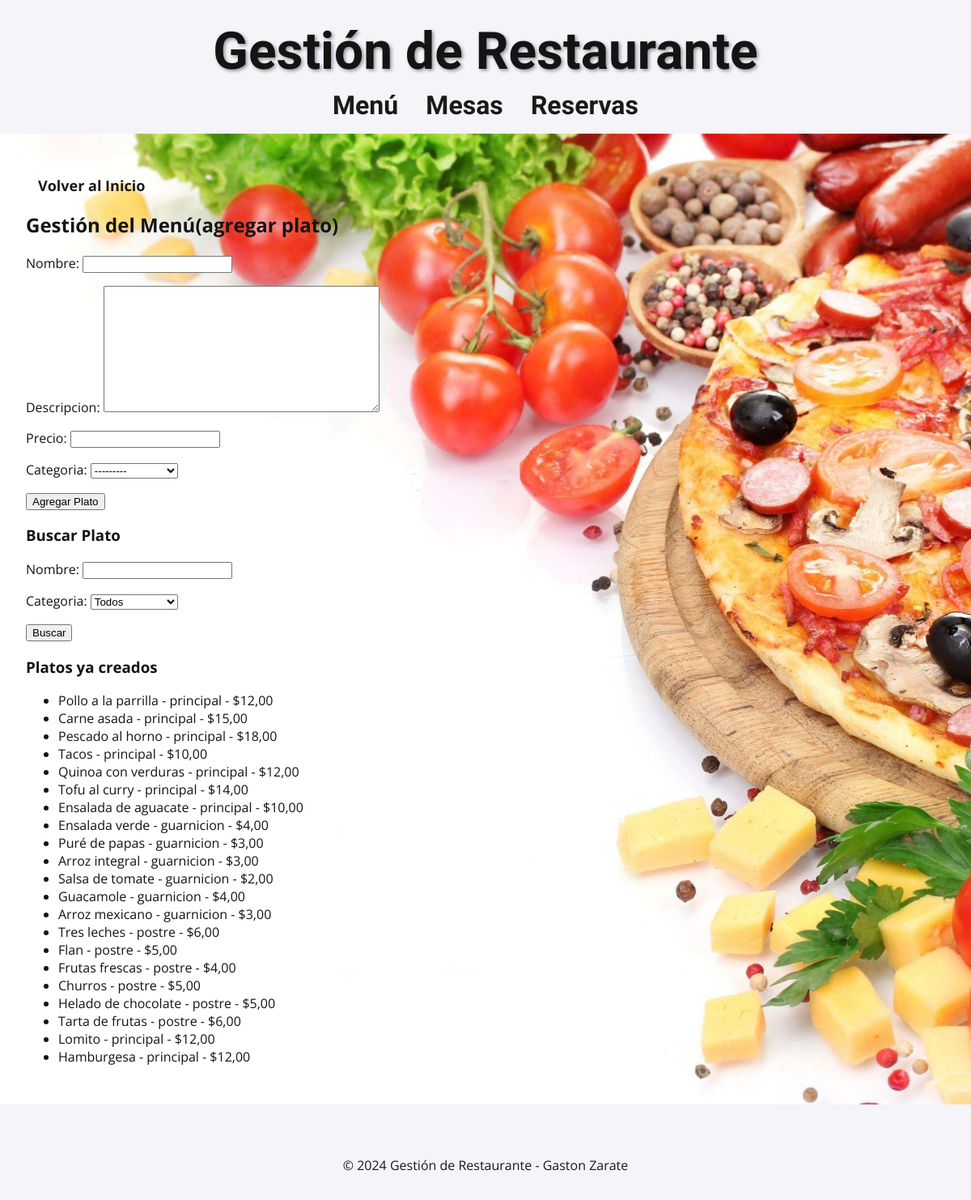
The app's page /menu/ with its own data.
### restaurant/models.py (models this page shows, shortened)
class Plato(models.Model):
    CATEGORIAS = [
        ('principal', 'Plato Principal'),
        ('guarnicion', 'Guarnicion'),
        ('postre', 'Postre'),
    ]
    nombre = models.CharField(max_length=100)
    descripcion = models.TextField()
    precio = models.DecimalField(max_digits=6, decimal_places=2)
    categoria = models.CharField(max_length=20, choices=CATEGORIAS)

### restaurant/views.py (the view)
# urls.py: path('menu/', view=menu, name='menu'),
def menu(request):
    if request.method == 'POST':
        form = PlatoForm(request.POST)
        if form.is_valid():
            form.save()
            return redirect('menu')
    else:
        form = PlatoForm()
    buscar_form = BuscarPlatoForm(request.GET)
    platos = Plato.objects.all()
    if buscar_form.is_valid():
        nombre = buscar_form.cleaned_data.get('nombre')
        categoria = buscar_form.cleaned_data.get('categoria')
        if nombre:
            platos = platos.filter(nombre__icontains=nombre)
        if categoria:
            platos = platos.filter(categoria=categoria)
        if not platos.exists():
            buscar_form.add_error(None, "No se ha encontrado ese plato.")
    return render(
        request,
        'restaurant/menu.html',
        {'form': form, 'buscar_form': buscar_form, 'platos': platos}
    )

### restaurant/forms.py
class PlatoForm(forms.ModelForm):
    class Meta:
        model = Plato
        fields = ['nombre', 'descripcion', 'precio', 'categoria']

class BuscarPlatoForm(forms.Form):
    nombre = forms.CharField(max_length=100, required=False)
    categoria = forms.ChoiceField(choices=[('', 'Todos')] + Plato.CATEGORIAS, required=False)

### restaurant/templates/restaurant/menu.html (shortened to what this page needs)
{% extends 'restaurant/base.html' %}
{% load static %}
{% block content %}
<h3>
    <a class="volver" href="/">Volver al Inicio</a>
</h3>
<div class="menu-container">
    <h2>Gestión del Menú(agregar plato)</h2>
    <form method="POST">
        {{ form.as_p }}
        <button type="submit">Agregar Plato</button>
    </form>
    <h3>Buscar Plato</h3>
    <form method="GET">
        {{ buscar_form.as_p }}
        <button type="submit">Buscar</button>
    </form>
    <h3>Platos ya creados</h3>
    <ul>
        {% for plato in platos %}
        <li>{{ plato.nombre }} - {{ plato.categoria }} - ${{ plato.precio }}</li>
        {% endfor %}
    </ul>
    {% endblock %}

### restaurant/templates/restaurant/base.html (shortened to what this page needs)
{% load static %}
<!DOCTYPE html>
<html lang="es">
<head>
    <link rel="stylesheet" href="{% static 'css/base.css' %}">
</head>
<header>
    <h1>Gestión de Restaurante</h1>
    <nav>
        <bottom>
               <a href="/menu/">Menú</a>
               <a href="/mesas/">Mesas</a>
               <a href="/reservas/">Reservas</a>
        </bottom>
    </nav>
</header>
<body class="home-page">
    <main>
        {% block content %}{% endblock content %}
    </main>
    <footer>
        <p>&copy; 2024 Gestión de Restaurante - Gaston Zarate</p>
    </footer>
</body>
</html>

### restaurant/static/css/base.css (style rules this page uses)
body { font-family: 'Open Sans', sans-serif; background-color: #f4f4f9; color: #141414; margin: 0; padding: 0; }
header { background: #f4f4f9; color: #141414; padding: 1rem; text-align: center; }
header h1 { font-family: 'Lobster Two', sans-serif; text-shadow: 2px 2px 4px rgba(0, 0, 0, 0.4); margin: 10px 0; font-size: 4rem; }
header nav a { font-family: 'Lobster Two', sans-serif; color: #1b1a19; transition: color 0.3s ease; text-decoration: none; margin: 0 15px; font-size: 2rem; font-weight: bold; }
main { background-image: url('../img/fondo1.jpg'); background-size: cover; background-position: center; background-repeat: repeat; min-height: 100vh; padding: 2rem; }
footer { font-family: 'Open Sans', sans-serif; background: #f4f4f9; color: #1b1a19; text-align: center; padding: 1rem 0; margin-top: 2rem; }
.volver { color: #1b1a19; transition: color 0.3s ease; text-decoration: none; margin: 0 15px; font-size: 18px; font-weight: bold; }

### records on screen
Plato: nombre "Pollo a la parrilla", categoria "principal", precio "12,00"
Plato: nombre "Carne asada", categoria "principal", precio "15,00"
Plato: nombre "Pescado al horno", categoria "principal", precio "18,00"
Plato: nombre "Tacos", categoria "principal", precio "10,00"
Plato: nombre "Quinoa con verduras", categoria "principal", precio "12,00"
Plato: nombre "Tofu al curry", categoria "principal", precio "14,00"
Plato: nombre "Ensalada de aguacate", categoria "principal", precio "10,00"
Plato: nombre "Ensalada verde", categoria "guarnicion", precio "4,00"
Plato: nombre "Puré de papas", categoria "guarnicion", precio "3,00"
Plato: nombre "Arroz integral", categoria "guarnicion", precio "3,00"
Plato: nombre "Salsa de tomate", categoria "guarnicion", precio "2,00"
Plato: nombre "Guacamole", categoria "guarnicion", precio "4,00"
Plato: nombre "Arroz mexicano", categoria "guarnicion", precio "3,00"
Plato: nombre "Tres leches", categoria "postre", precio "6,00"
Plato: nombre "Flan", categoria "postre", precio "5,00"
Plato: nombre "Frutas frescas", categoria "postre", precio "4,00"
Plato: nombre "Churros", categoria "postre", precio "5,00"
Plato: nombre "Helado de chocolate", categoria "postre", precio "5,00"
Plato: nombre "Tarta de frutas", categoria "postre", precio "6,00"
Plato: nombre "Lomito", categoria "principal", precio "12,00"
Plato: nombre "Hamburgesa", categoria "principal", precio "12,00"
